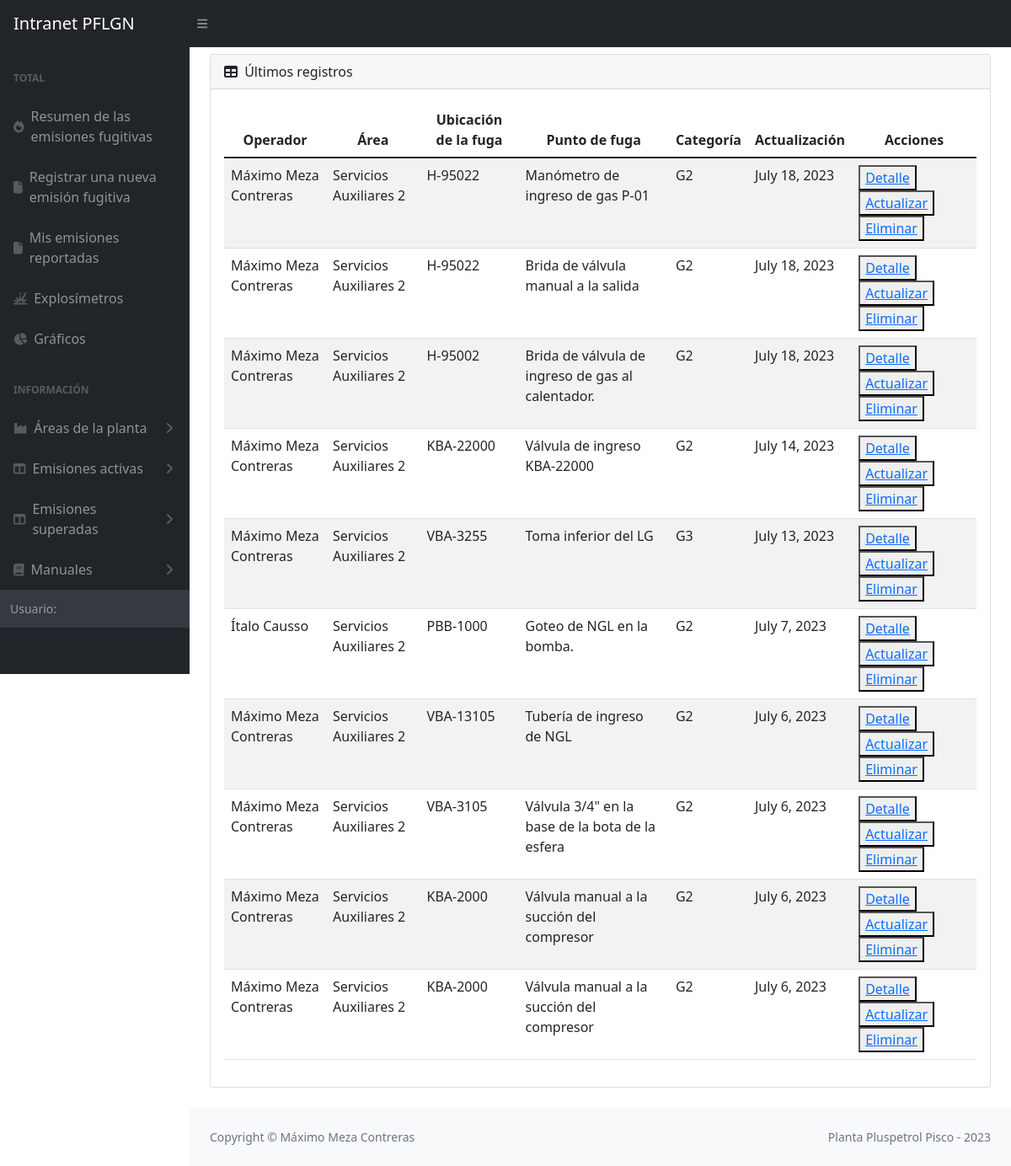
Screenshot of /listaEmisionesSA2/ with the database file from the repository.
### emisiones/models.py (models this page shows, shortened)
class Emision(models.Model):
    site = models.CharField(max_length=20, choices=SITE_CHOICES, default='Pisco')
    yacimiento = models.CharField(max_length=100, choices=YACIMIENTO_CHOICES, default='Pisco')
    area = models.CharField(max_length=100)
    sistema = models.CharField(max_length=100)
    ubicacion = models.TextField(max_length=200)
    fuga = models.TextField(max_length=300)
    fluido = models.CharField(max_length=100)
    sustancia = models.CharField(max_length=100)
    componente = models.CharField(max_length=100)
    instalacion = models.CharField(max_length=100)
    tamAccesorio = models.CharField(max_length=100)
    medicion = models.PositiveIntegerField()
    medicion15 = models.CharField(max_length=100)
    presion = models.CharField(max_length=100)
    ciclado = models.CharField(max_length=50)
    ignicion = models.CharField(max_length=50)
    localizacion = models.CharField(max_length=50)
    usuario = models.ForeignKey(User, on_delete=models.SET_NULL, null=True)
    fechaReporte = models.DateField()
    updated_at = models.DateTimeField(null=True)
    created_at = models.DateField(auto_now_add=True,null=True)
    emisionSuperada = models.BooleanField(default=False)
    FCF = models.PositiveSmallIntegerField(null=True)
    categoria = models.CharField(max_length=10, null=True)
    imagen = models.ImageField(upload_to='images_emisiones', null=True)

### emisiones/views.py (the view)
# urls.py: path('listaEmisionesSA2/', views.listaEmisionesSA2, name='listaEmisionesSA2'),
def listaEmisionesSA2(request):
    Emisiones = Emision.objects.filter(area='Servicios Auxiliares 2').order_by('-updated_at')
    return render (request, 'areaP1Emisiones.html',{'Emisiones' : Emisiones})

### emisiones/templates/areaP1Emisiones.html (shortened to what this page needs)
{% extends 'partials/_barraLateralEmisiones.html' %}
{% block content %}
<div class="container mt-2">
    <main>
        <div class="card mb-4">
            <div class="card-header">
                <i class="fas fa-table me-1"></i>
                Últimos registros
            </div>
            <div class="card-body">
                <table class="table table-striped table-responsive" id="datatablesSimple">
                    <thead>
                        <tr>
                            <th>Operador</th>
                            <th>Área</th>
                            <th>Ubicación de la fuga</th>
                            <th>Punto de fuga</th>
                            <th>Categoría</th>
                            <th>Actualización</th>
                            <th>Acciones</th>
                        </tr>
                    </thead>
                    <tbody>
                        {% for Emision in Emisiones %}
                        <tr>
                            <td>{{Emision.usuario.first_name}} {{Emision.usuario.last_name}} </td>
                            <td>{{Emision.area}}</td>
                            <td>{{Emision.ubicacion}}</td>
                            <td>{{Emision.fuga}}</td>
                            <td>{{Emision.categoria}}</td>
                            <td>{{Emision.created_at}}</td>
                            <td>
                                <button><a href="{% url 'detalleEmisiones' Emision.id %}">Detalle</a></button>
                                <button><a href="#">Actualizar</a></button>
                                <button><a href="#">Eliminar</a></button>
                            </td>
                        </tr>
                        {% endfor %}
                    </tbody>
                </table>
            </div>
        </div>
    </main>
{% endblock %}

### emisiones/static/css/mainEmisiones.css (style rules this page uses)
:root { --bs-blue: #0d6efd; --bs-indigo: #6610f2; --bs-purple: #6f42c1; --bs-pink: #d63384; --bs-red: #dc3545; --bs-orange: #fd7e14; --bs-yellow: #ffc107; --bs-green: #198754; --bs-teal: #20c997; --bs-cyan: #0dcaf0; --bs-white: #fff; --bs-gray: #6c757d; --bs-gray-dark: #343a40; --bs-primary: #0d6efd; --bs-secondary: #6c757d; --bs-success: #198754; --bs-info: #0dcaf0; --bs-warning: #ffc107; --bs-danger: #dc3545; --bs-light: #f8f9fa; --bs-dark: #212529; --greyLight-2: #c8d0e7; --card-background: linear-gradient(to bottom right, #f9fafc, #f7f7f8); --card-shadow: inset 2px 2px 3px #ebebf3, inset 4px 4px 15px #ffffff, 3px 3px 12px #c2c7d4; --bs-font-sans-serif: system-ui, -apple-system, "Segoe UI", Roboto, "Helvetica Neue", Arial, "Noto Sans", "Liberation Sans", sans-serif, "Apple Color Emoji", "Segoe UI Emoji", "Segoe UI Symbol", "Noto Color Emoji"; --bs-font-monospace: SFMono-Regular, Menlo, Monaco, Consolas, "Liberation Mono", "Courier New", monospace; --bs-gradient: linear-gradient(180deg, rgba(255, 255, 255, 0.15), rgba(255, 255, 255, 0)); }
.contenedorEmisiones div table tr,th { text-align: center; }

### rows the page displays
Emision: usuario.first_name "Máximo", usuario.last_name "Meza Contreras", area "Servicios Auxiliares 2", ubicacion "H-95022", fuga "Manómetro de ingreso de gas P-01", categoria "G2", created_at "July 18, 2023"
Emision: usuario.first_name "Máximo", usuario.last_name "Meza Contreras", area "Servicios Auxiliares 2", ubicacion "H-95022", fuga "Brida de válvula manual a la salida", categoria "G2", created_at "July 18, 2023"
Emision: usuario.first_name "Máximo", usuario.last_name "Meza Contreras", area "Servicios Auxiliares 2", ubicacion "H-95002", fuga "Brida de válvula de ingreso de gas al calentador.", categoria "G2", created_at "July 18, 2023"
Emision: usuario.first_name "Máximo", usuario.last_name "Meza Contreras", area "Servicios Auxiliares 2", ubicacion "KBA-22000", fuga "Válvula de ingreso KBA-22000", categoria "G2", created_at "July 14, 2023"
Emision: usuario.first_name "Máximo", usuario.last_name "Meza Contreras", area "Servicios Auxiliares 2", ubicacion "VBA-3255", fuga "Toma inferior del LG", categoria "G3", created_at "July 13, 2023"
Emision: usuario.first_name "Ítalo", usuario.last_name "Causso", area "Servicios Auxiliares 2", ubicacion "PBB-1000", fuga "Goteo de NGL en la bomba.", categoria "G2", created_at "July 7, 2023"
Emision: usuario.first_name "Máximo", usuario.last_name "Meza Contreras", area "Servicios Auxiliares 2", ubicacion "VBA-13105", fuga "Tubería de ingreso de NGL", categoria "G2", created_at "July 6, 2023"
Emision: usuario.first_name "Máximo", usuario.last_name "Meza Contreras", area "Servicios Auxiliares 2", ubicacion "VBA-3105", fuga "Válvula 3/4\" en la base de la bota de la esfera", categoria "G2", created_at "July 6, 2023"
Emision: usuario.first_name "Máximo", usuario.last_name "Meza Contreras", area "Servicios Auxiliares 2", ubicacion "KBA-2000", fuga "Válvula manual a la succión del compresor", categoria "G2", created_at "July 6, 2023"
Emision: usuario.first_name "Máximo", usuario.last_name "Meza Contreras", area "Servicios Auxiliares 2", ubicacion "KBA-2000", fuga "Válvula manual a la succión del compresor", categoria "G2", created_at "July 6, 2023"
